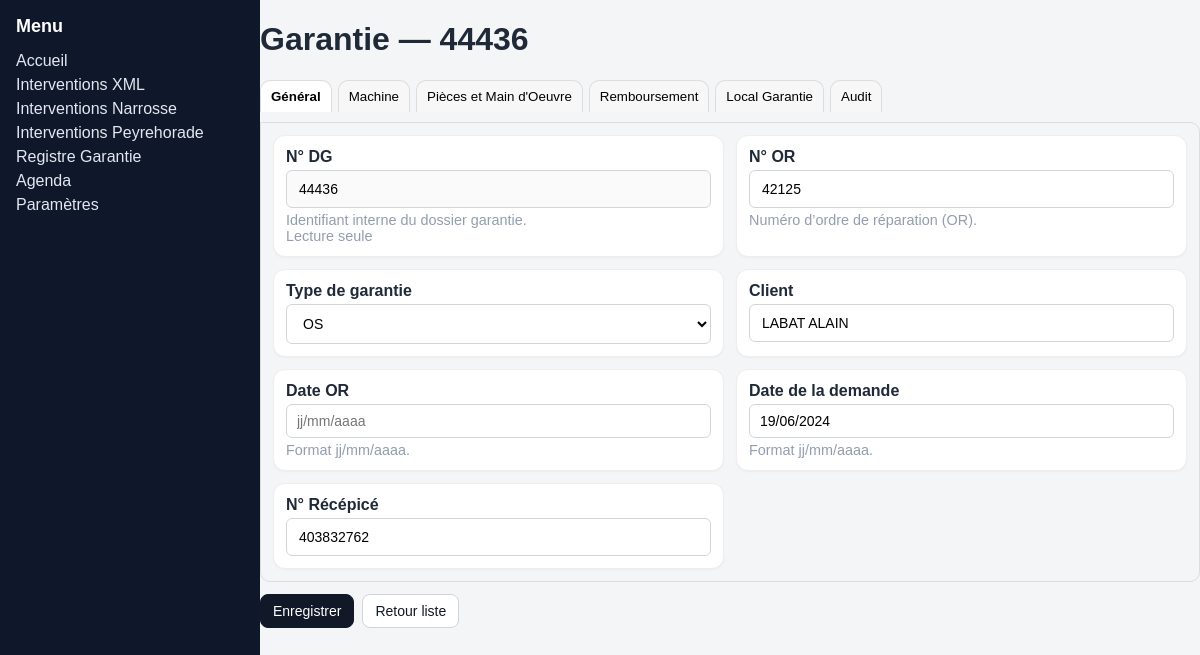
Screenshot of /garanties/u/2 with the database file from the repository.
### tables this page shows
CREATE TABLE garanties (
    num_unique INTEGER PRIMARY KEY AUTOINCREMENT,
    NUM_DG INTEGER,
    NUM_OR NVARCHAR,
    Date NVARCHAR,
    Client VARCHAR,
    Machine VARCHAR,
    NUMERO_DE_SERIE VARCHAR,
    Organe VARCHAR,
    "Heures/Ha" NVARCHAR,
    "Type" VARCHAR,
    NUM_Recepice INTEGER,
    Echantillons_huiles VARCHAR,
    Pieces_Envoyes VARCHAR,
    Pieces_Demandes NVARCHAR,
    Pieces_Rembourses NVARCHAR,
    Pieces_Refuses NVARCHAR,
    MO_Demande NVARCHAR,
    MO_Rembourse NVARCHAR,
    MO_Refuse NVARCHAR,
    franchise NVARCHAR,
    Montant_non_rembourse NVARCHAR,
    date_paiement NVARCHAR,
    Emplacement VARCHAR,
    Date_rebus NVARCHAR,
    Colonne1 INTEGER,
    "Piéces_mise_au rebus" INTEGER,
    MOTIF_REFUS VARCHAR,
    REMBOUSEMENT_PARTIEL INTEGER,
    AUDIT INTEGER,
    Compte_rendu_audit NVARCHAR,
    Date_OR VARCHAR
);

### modules/routes/garanties.py (the view, shortened to what this page needs)
@router.get("/garanties/u/{u}", name="garanties_detail_by_unique")
def garanties_detail_by_unique(request: Request, u: str):
    raw_u = (u or "").strip()
    if not raw_u:
        raise HTTPException(status_code=400, detail="num_unique manquant")
    with get_conn() as conn:
        conn.row_factory = sqlite3.Row
        cols = [r[1] for r in conn.execute(f'PRAGMA table_info("{TABLE_NAME}")').fetchall()]
        uniq_col = OR_UNIQ if OR_UNIQ in cols else ("num_unique" if "num_unique" in cols else None)
        if not uniq_col:
            raise HTTPException(status_code=500, detail="Aucune colonne num_unique trouvée")
        row = conn.execute(
            f'SELECT ROWID AS _rowid_, * FROM "{TABLE_NAME}" '
            f'WHERE CAST("{uniq_col}" AS TEXT) = ? '
            f'LIMIT 1',
            (raw_u,)
        ).fetchone()
        if not row:
            raise HTTPException(status_code=404, detail=f"Aucune garantie avec {uniq_col}={raw_u}")
        record = {k: (v if v is not None else "") for k, v in dict(row).items()}
        pk = str(record.get(PK_COL, ""))
    for k, v in list(record.items()):
        if isinstance(k, str) and _is_date_col(k) and isinstance(v, str):
            record[k] = _format_date_for_display(v)
    with get_conn() as conn:
        cols = _all_columns(conn)
        type_opts = _load_type_garantie_options(conn)
    if "_rowid_" in record and "_rowid_" not in cols:
        cols = ["_rowid_"] + cols
    return templates.TemplateResponse("garantie_detail.html", {
        "request": request,
        "title": f"Garantie — {pk or '(num_unique)'}",
        "record": record,
        "cols": cols,
        "saved": request.query_params.get("saved"),
        "error": "",
        "UI_HIDE": HIDE_FIELDS,
        "UI_READONLY": READONLY_FIELDS,
        "UI_TABS": TABS,
        "UI_LABELS": DISPLAY_LABELS,
        "UI_HELP": HELP_TEXT,
        "UI_WIDGETS": WIDGETS,
        "UI_PLACEHOLDERS": PLACEHOLDERS,
        "TYPE_GARANTIE_OPTIONS": type_opts,
    })

### modules/core/db.py (called while the page is built, shortened)
def get_db_path() -> str:
    return get_settings().sqlite_path()

def get_conn():
    conn = sqlite3.connect(get_db_path())
    conn.row_factory = None
    return conn

def pragma_columns(conn, table: str):
    try:
        rows = conn.execute(f'PRAGMA table_info("{table}")').fetchall()
        cols = [r[1] for r in rows]
        if cols:
            return cols
    except Exception:
        pass

### modules/routes/garanties.py (called while the page is built)
def _is_date_col(name: str) -> bool:
    return ("date" in (name or "").lower()) or (name in DATE_COL_HINTS)

def _try_parse_date(value: str) -> datetime | None:
    if not value:
        return None
    value = str(value).strip()
    for fmt in ("%Y-%m-%d","%Y-%m-%d %H:%M:%S","%d/%m/%Y","%d-%m-%Y","%d.%m.%Y","%Y/%m/%d","%Y.%m.%d","%d/%m/%y","%d-%m-%y","%Y%m%d"):
        try:
            return datetime.strptime(value, fmt)
        except Exception:
            pass
    return None

def _format_date_for_display(value: str) -> str:
    if not value:
        return ""
    dt = _try_parse_date(value)
    return dt.strftime("%d/%m/%Y") if dt else value

def _all_columns(conn: sqlite3.Connection) -> List[str]:
    cols = pragma_columns(conn, TABLE_NAME)
    preferred = [PK_COL, OR_COL, "Type", "Client", "Machine", "Date_OR"]
    return [c for c in preferred if c in cols] + [c for c in cols if c not in preferred]

### templates/garantie_detail.html (shortened to what this page needs)
{% extends "base.html" %}
{% block content %}
<h1>{{ title or "Garantie" }}</h1>
{% set pk = record.get('_pk_col', 'N°') %}
{% set numero_actuel = record.get(pk) or record.get('N°') or '' %}
{% set hide = UI_HIDE or [] %}
{% set ro = UI_READONLY or [] %}
{% set tabs_def = UI_TABS or [] %}
{% set labels = UI_LABELS or {} %}
{% set helps = UI_HELP or {} %}
{% set widgets = UI_WIDGETS or {} %}
{% set phs = UI_PLACEHOLDERS or {} %}
{% set visible = namespace(cols=[]) %}
{% for c in cols %}{% if c not in hide %}{% set _ = visible.cols.append(c) %}{% endif %}{% endfor %}
{% set tabs = namespace(items=[]) %}
{% set assigned = namespace(cols=[]) %}
{% for pair in tabs_def %}
  {% set tab_name = pair[0] %}{% set fields = pair[1] %}{% set ex = namespace(cols=[]) %}
  {% for c in fields %}
    {% if c in visible.cols and c not in assigned.cols %}
      {% set _ = ex.cols.append(c) %}{% set _ = assigned.cols.append(c) %}
    {% endif %}
  {% endfor %}
  {% if ex.cols|length %}{% set _ = tabs.items.append( (tab_name, ex.cols) ) %}{% endif %}
{% endfor %}
{% set rest = namespace(cols=[]) %}
{% for c in visible.cols %}{% if c not in assigned.cols %}{% set _ = rest.cols.append(c) %}{% endif %}{% endfor %}
{% if rest.cols|length %}{% set _ = tabs.items.append( ("Autres", rest.cols) ) %}{% endif %}
<form method="post" action="/garanties/item/{{ numero_actuel }}">
  <div class="tabs" id="tabs">
    {% for t in tabs.items %}{% set name = t[0] %}
      <button type="button" class="tab-btn {{ 'active' if loop.first }}" data-tab="tab{{ loop.index }}">{{ name }}</button>
    {% endfor %}
  </div>
  {% for t in tabs.items %}
    {% set name = t[0] %}{% set fields = t[1] %}
    <div class="tab {{ 'active' if loop.first }}" id="tab{{ loop.index }}">
      <div class="{{ 'grid-three' if name == "Pièces et Main d'Oeuvre" else 'grid-two' }}">
        {% for c in fields %}
          {% set val = (record.get(c) or '') %}
          {% set lc = c|lower %}
          {% set label = labels.get(c) or c %}
          {% set help = helps.get(c) %}
          {% set widget = widgets.get(c) or "text" %}
          {% set ph = phs.get(c) or '' %}
          {% set is_long = val and (val|string)|length > 120 %}
          <div class="card">
            <label class="label">{{ label }}</label>
            {% if widget == "textarea" or lc in ["commentaire","observations","notes","note","panne","details","description"] or is_long %}
              <textarea name="{{ c }}" class="textarea {{ 'readonly' if c in ro }}" {% if c in ro %}readonly{% endif %} placeholder="{{ ph }}">{{ val }}</textarea>
            {% elif widget == "select-typegarantie" %}
              {% set options = TYPE_GARANTIE_OPTIONS or [] %}
              <select name="{{ c }}" class="select" {% if c in ro %}disabled{% endif %}>
                {% for opt in options %}
                  <option value="{{ opt }}" {{ 'selected' if val == opt else '' }}>{{ opt }}</option>
                {% endfor %}
              </select>
            {% elif widget == "rebus-indicator" %}
              <div style="display:flex; align-items:center; gap:10px;">
                <div class="label" style="margin:0;">Piéces mise au rebus</div>
                <span id="rebus_indicator" class="muted">—</span>
              </div>
              <input type="hidden" name="{{ c }}" id="rebus_flag" value="{{ (record.get(c) or '') }}">
            {% elif widget == "number" %}
              <input type="number" step="any" name="{{ c }}" class="input {{ 'readonly' if c in ro }}" value="{{ val }}" {% if c in ro %}readonly{% endif %} placeholder="{{ ph }}">
            {% elif widget == "date" %}
              <input type="text" name="{{ c }}" class="input {{ 'readonly' if c in ro }}"
                     value="{{ val }}" placeholder="{{ ph or 'jj/mm/aaaa' }}"
                     ondblclick="fillToday(this)">
            {% else %}
              <input name="{{ c }}" class="input {{ 'readonly' if c in ro }}" value="{{ val }}" {% if c in ro %}readonly{% endif %} placeholder="{{ ph }}">
            {% endif %}
            {% if help %}<div class="muted" style="margin-top:4px">{{ help }}</div>{% endif %}
            {% if c in ro %}<div class="muted">Lecture seule</div>{% endif %}
          </div>
        {% endfor %}
      </div>
    </div>
  {% endfor %}
  <div style="margin-top:12px; display:flex; gap:8px;">
    <button class="btn" type="submit">Enregistrer</button>
    <a class="btn btn-secondary" href="/registre-garantie">Retour liste</a>
  </div>
</form>
{% endblock %}

### static/styles.css (style rules this page uses)
* { box-sizing: border-box; }
html, body { height: 100%; }
body { margin: 0; font-family: Arial, Helvetica, sans-serif; background: #f4f5f7; color: #1f2937; }
.muted { color: #6b7280; }
.card { background: #fff; border: 1px solid #e5e7eb; border-radius: 8px; padding: 12px; box-shadow: 0 1px 2px rgba(0,0,0,.04); }
.input, input[type="text"], input[type="number"], input[type="date"], select, textarea { width: 100%; padding: 8px 10px; border: 1px solid #d1d5db; border-radius: 6px; background: #fff; font-size: 14px; }
.btn { display: inline-flex; align-items: center; justify-content: center; padding: 8px 12px; background: #111827; color: #fff; border: 1px solid #111827; border-radius: 8px; cursor: pointer; text-decoration: none; font-size: 14px; }
.btn-secondary { background: #fff; color: #111827; border-color: #d1d5db; }
.label { display:block; font-weight: 600; margin-bottom: 4px; }
.muted { color:#64748b }
.tabs { display:flex; gap:6px; margin-bottom:10px; flex-wrap:wrap; }
.tab-btn { padding:8px 10px; border:1px solid #ddd; border-bottom:none; border-radius:10px 10px 0 0; background:#f7f7f7; cursor:pointer; }
.tab-btn.active { background:#fff; font-weight:600; }
.tab { display:none; border:1px solid #ddd; border-radius:0 10px 10px 10px; padding:12px; }
.tab.active { display:block; }
.grid-two { display:grid; grid-template-columns:repeat(2,minmax(0,1fr)); gap:12px; }
.label { font-weight:600; margin-bottom:4px; display:block; }
.input, .textarea, .select { width:100%; box-sizing:border-box; padding:10px 12px; }
.muted { opacity:.7; font-size:.9em; }
.readonly { background:#fafafa; }
.grid-two { display:grid; grid-template-columns:1fr; gap:12px; }
@media (min-width: 900px) { .grid-two { grid-template-columns:1fr 1fr; } }

### templates/garantie_detail.html (style rules this page uses)
.tabs { display:flex; gap:6px; margin-bottom:10px; flex-wrap:wrap; }
.tab-btn { padding:8px 10px; border:1px solid #ddd; border-bottom:none; border-radius:10px 10px 0 0; background:#f7f7f7; cursor:pointer; }
.tab-btn.active { background:#fff; font-weight:600; }
.tab { display:none; border:1px solid #ddd; border-radius:0 10px 10px 10px; padding:12px; }
.tab.active { display:block; }
.grid-two { display:grid; grid-template-columns:1fr; gap:12px; }
@media (min-width: 900px) { .grid-two { grid-template-columns:1fr 1fr; } }
.label { font-weight:600; margin-bottom:4px; display:block; }
.input, .textarea, .select { width:100%; box-sizing:border-box; padding:10px 12px; }
.muted { opacity:.7; font-size:.9em; }
.readonly { background:#fafafa; }
.card { background:#fff; border:1px solid #eee; border-radius:12px; padding:12px; }

### rows the page displays
garanties: fields "44436" "42125" "LABAT ALAIN" "403832762"

### other values shown
{{ title or "Garantie" }} "Garantie — 44436"
{{ name }} "Général" "Machine" "Pièces et Main d'Oeuvre" "Remboursement" "Local Garantie" "Audit"
{{ label }} "N° DG" "N° OR" "Type de garantie" "Client" "Date OR" "Date de la demande" "N° Récépicé"
{{ help }} "Identifiant interne du dossier garantie." "Numéro d’ordre de réparation (OR)." "Format jj/mm/aaaa." "Format jj/mm/aaaa."
form field Type "OS"
